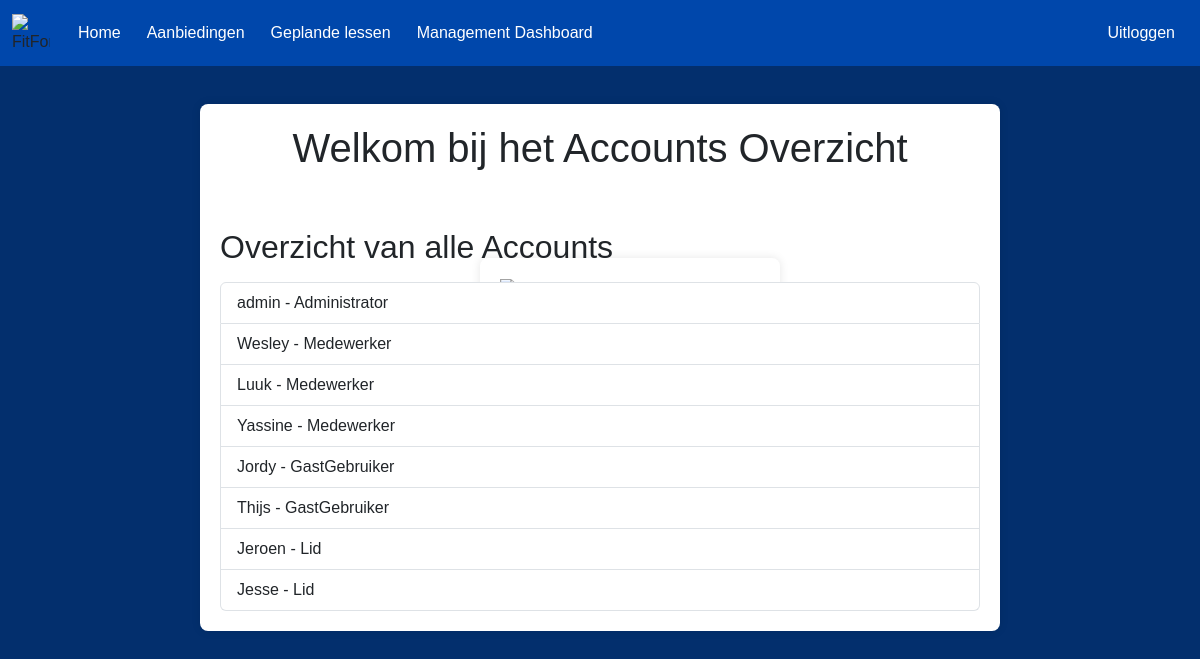
The page /AccountsOverzicht/Home.php on the database as committed earlier.
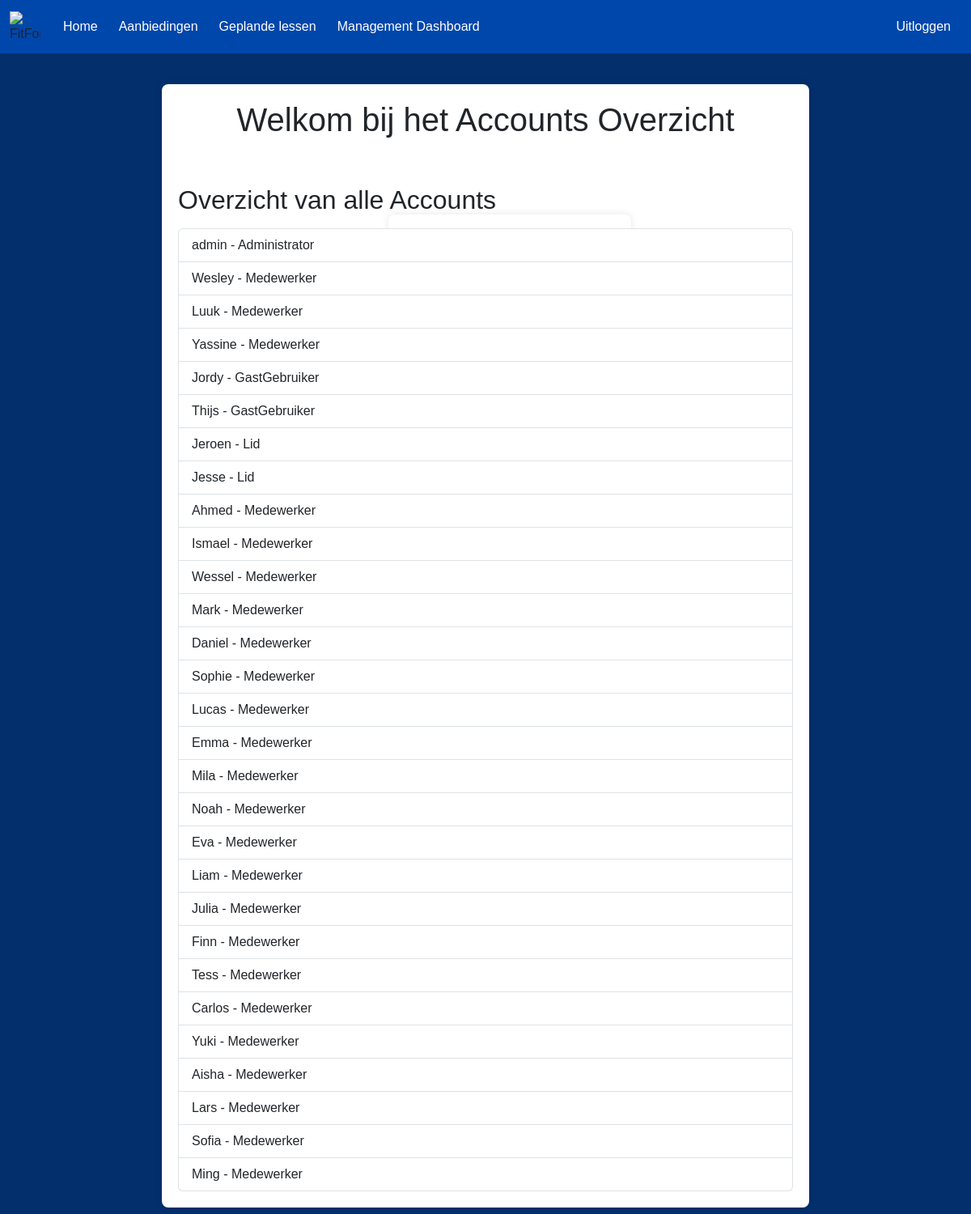
The same page on the database as committed later.
### tables this page shows
CREATE TABLE users (
    id INT AUTO_INCREMENT PRIMARY KEY,
    username VARCHAR(50) NOT NULL,
    password VARCHAR(255) NOT NULL,
    role ENUM('Administrator','Medewerker','Lid', 'GastGebruiker') NOT NULL
);

### AccountsOverzicht/Home.php (the view, shortened to what this page needs)
<?php
require 'login.php';
?>
<!DOCTYPE html>
<html lang="nl">
<head>
    <link href="https://cdn.jsdelivr.net/npm/bootstrap@5.3.0/dist/css/bootstrap.min.css" rel="stylesheet">
    <link rel="stylesheet" href="style.css">
</head>
<body>
    <div class="container mt-4">
        <h1>Welkom bij het Accounts Overzicht</h1>
        <div id="accounts-list">
            <?php
            $result = $mysqli->query("SELECT username, role FROM users");
            if ($result->num_rows > 0) {
                echo str_repeat("<br>", 2);
                echo "<h2 class='mb-3'>Overzicht van alle Accounts</h2><ul class='list-group'>";
                while ($row = $result->fetch_assoc()) {
                    echo "<li class='list-group-item d-flex justify-content-between align-items-center'>";
                    echo "<span>" . htmlspecialchars($row['username']) . " - " . htmlspecialchars($row['role']) . "</span>";
                    echo "</li>";
                }
                echo "</ul>";
            } else {
                echo "";
            }
            ?>
        </div>
    </div>
</body>
</html>

### AccountsOverzicht/login.php (shortened to what this page needs)
<!DOCTYPE html>
<html lang="nl">
<head>
    <link href="https://cdn.jsdelivr.net/npm/bootstrap@5.3.0/dist/css/bootstrap.min.css" rel="stylesheet">
    <link rel="stylesheet" href="style.css">
</head>
<body>
<nav class="navbar navbar-expand-lg fixed-top">
    <div class="container-fluid">
        <img class="logo"
          src="https://www.burda-forward.de/files/images/03_Media/Brands/FitForFun/BF_Media_Brands_FitForFun_logo.png"
          alt="FitForFun Logo">
      <div class="collapse navbar-collapse" id="navbarNav">
      <ul class="navbar-nav me-auto">
          <li class="nav-item">
            <a class="nav-link" href="../Homepagina/index.php">Home</a>
          </li>
          <li class="nav-item">
          <a class="nav-link" href="../AanbiedingenPagina/aanbiedingen.php">Aanbiedingen</a>
          </li>
          <li class="nav-item">
            <a class="nav-link" href="../lessonkalender/lessen.php">Geplande lessen</a>
          </li>
          <li class="nav-item">
            <a class="nav-link" href="../Dashboard/Dashboard.php">Management Dashboard</a>
          </li>
        </ul>
        <ul class="navbar-nav">
          <li class="nav-item">
            <a class="nav-link" href="logout.php">Uitloggen</a>
          </li>
        </ul>
      </div>
    </div>
</nav>
<?php if (isset($_SESSION['username'])) : ?>
    <div class="welkomsbericht">
        <h1>Welkom, <?php echo $_SESSION['username']; ?></h1>
    </div>
<?php else : ?>
      <div class="containerlogin">
      <form action="login.php" method="POST">
          <br>
                <label for="username">Gebruikersnaam:</label>
                <input type="text" id="username" name="username" required><br>
                <label for="password">Wachtwoord:</label>
                <input type="password" id="password" name="password" required><br>
                <br>
            </form>
        <?php endif; ?>
    </div>
</body>
</html>

### AccountsOverzicht/style.css (style rules this page uses)
body { font-family: Arial, sans-serif; background-color: #060690; background-size: cover; background-position: center; background-color: #032f6d; padding-top: 80px; }
.container { max-width: 800px; margin: 20px auto; padding: 20px; background-color: white; border-radius: 8px; box-shadow: 0 0 10px rgba(0, 0, 0, 0.1); }
.containerlogin { margin: 0 auto; padding: 20px; background-color: white; border-radius: 8px; box-shadow: 0 0 10px rgba(0, 0, 0, 0.1); margin-top: 250px; max-width: 300px; display: flex; position: absolute; top: 1%; left: 40%; }
h1 { text-align: center; }
.navbar { background-color: #0047AB; }
.logo { width: 38px; height: 38px; margin-right: 15px; }
.nav-link { color: white; margin: 5px; }

Rows that differ between the two databases and show on the page:
added users: username "Ahmed", role "Medewerker"
added users: username "Ismael", role "Medewerker"
added users: username "Wessel", role "Medewerker"
added users: username "Mark", role "Medewerker"
added users: username "Daniel", role "Medewerker"
added users: username "Sophie", role "Medewerker"
added users: username "Lucas", role "Medewerker"
added users: username "Emma", role "Medewerker"
added users: username "Mila", role "Medewerker"
added users: username "Noah", role "Medewerker"
added users: username "Eva", role "Medewerker"
added users: username "Liam", role "Medewerker"
added users: username "Julia", role "Medewerker"
added users: username "Finn", role "Medewerker"
added users: username "Tess", role "Medewerker"
added users: username "Carlos", role "Medewerker"
added users: username "Yuki", role "Medewerker"
added users: username "Aisha", role "Medewerker"
added users: username "Lars", role "Medewerker"
added users: username "Sofia", role "Medewerker"
added users: username "Ming", role "Medewerker"
